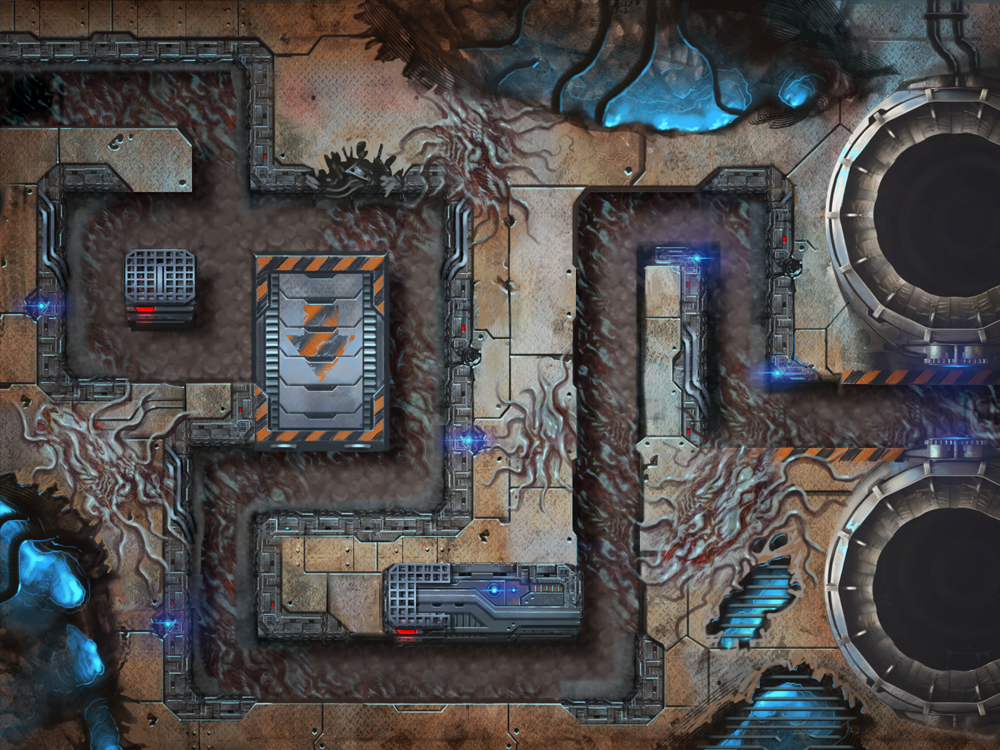

A 2D game scene composited from a Tiled map and its tileset images. What follows is a short description and the map's XML, with every tile layer's data as written:
An orthogonal 20x15 tile map with 50x50 px tiles, 1 tile layer (块层 1) and 33 objects (18x space, 15x point).

<map version="1.2" tiledversion="1.2.3" orientation="orthogonal" renderorder="right-down" width="20" height="15" tilewidth="50" tileheight="50" infinite="0" nextlayerid="3" nextobjectid="58">
 <tileset firstgid="1" name="map3" tilewidth="50" tileheight="50" tilecount="300" columns="20">
  <image source="map3.png" width="1024" height="768" />
 </tileset>
 <layer id="1" name="块层 1" width="20" height="15">
  <data encoding="csv">
1,2,3,4,5,6,7,8,9,10,11,12,13,14,15,16,17,18,19,20,
21,22,23,24,25,26,27,28,29,30,31,32,33,34,35,36,37,38,39,40,
41,42,43,44,45,46,47,48,49,50,51,52,53,54,55,56,57,58,59,60,
61,62,63,64,65,66,67,68,69,70,71,72,73,74,75,76,77,78,79,80,
81,82,83,84,85,86,87,88,89,90,91,92,93,94,95,96,97,98,99,100,
101,102,103,104,105,106,107,108,109,110,111,112,113,114,115,116,117,118,119,120,
121,122,123,124,125,126,127,128,129,130,131,132,133,134,135,136,137,138,139,140,
141,142,143,144,145,146,147,148,149,150,151,152,153,154,155,156,157,158,159,160,
161,162,163,164,165,166,167,168,169,170,171,172,173,174,175,176,177,178,179,180,
181,182,183,184,185,186,187,188,189,190,191,192,193,194,195,196,197,198,199,200,
201,202,203,204,205,206,207,208,209,210,211,212,213,214,215,216,217,218,219,220,
221,222,223,224,225,226,227,228,229,230,231,232,233,234,235,236,237,238,239,240,
241,242,243,244,245,246,247,248,249,250,251,252,253,254,255,256,257,258,259,260,
261,262,263,264,265,266,267,268,269,270,271,272,273,274,275,276,277,278,279,280,
281,282,283,284,285,286,287,288,289,290,291,292,293,294,295,296,297,298,299,300
</data>
 </layer>
 <objectgroup id="2" name="对象层 1">
  <object id="24" type="space" x="-3.33333" y="-2" width="314.667" height="64" />
  <object id="25" type="space" x="248" y="0.666667" width="611.333" height="195.333" />
  <object id="27" type="space" x="786.667" y="0" width="212" height="105.333" />
  <object id="28" type="space" x="-0.666667" y="128" width="193.333" height="66.6667" />
  <object id="29" type="space" x="-1.33333" y="127" width="62.6667" height="327.333" />
  <object id="30" type="space" x="-2.66667" y="380" width="306" height="69.3333" />
  <object id="31" type="space" x="249.333" y="250" width="142.667" height="198.667" />
  <object id="32" type="space" x="98.6667" y="381.333" width="96.6667" height="368.667" />
  <object id="33" type="space" x="446.667" y="142" width="130" height="422.667" />
  <object id="34" type="space" x="252.667" y="511.333" width="328.667" height="130" />
  <object id="35" type="space" x="768.667" y="140" width="82.6667" height="245.333" />
  <object id="36" type="space" x="768" y="298.667" width="234.667" height="86" />
  <object id="37" type="space" x="640" y="243.333" width="69.3333" height="268" />
  <object id="38" type="space" x="641.333" y="450" width="360" height="59.3333" />
  <object id="39" type="space" x="641.333" y="450" width="210" height="300.667" />
  <object id="40" type="space" x="781.333" y="697.333" width="220" height="52" />
  <object id="41" type="space" x="119.333" y="701" width="591.333" height="50" />
  <object id="46" type="space" x="123.333" y="249.333" width="72" height="55.3333" />
  <object id="42" type="point" x="0.666667" y="64.6667">
   <properties>
    <property name="dir" value="right" />
    <property name="index" type="int" value="0" />
   </properties>
   <point />
  </object>
  <object id="43" type="point" x="201.333" y="68">
   <properties>
    <property name="dir" value="down" />
    <property name="index" type="int" value="1" />
   </properties>
   <point />
  </object>
  <object id="44" type="point" x="200" y="319.333">
   <properties>
    <property name="dir" value="left" />
    <property name="index" type="int" value="2" />
   </properties>
   <point />
  </object>
  <object id="45" type="point" x="64" y="318">
   <properties>
    <property name="dir" value="up" />
    <property name="index" type="int" value="3" />
   </properties>
   <point />
  </object>
  <object id="47" type="point" x="66" y="204">
   <properties>
    <property name="dir" value="right" />
    <property name="index" type="int" value="4" />
   </properties>
   <point />
  </object>
  <object id="48" type="point" x="398" y="200.667">
   <properties>
    <property name="dir" value="down" />
    <property name="index" type="int" value="5" />
   </properties>
   <point />
  </object>
  <object id="49" type="point" x="395.333" y="452.667">
   <properties>
    <property name="dir" value="left" />
    <property name="index" type="int" value="6" />
   </properties>
   <point />
  </object>
  <object id="50" type="point" x="199.333" y="454">
   <properties>
    <property name="dir" value="down" />
    <property name="index" type="int" value="7" />
   </properties>
   <point />
  </object>
  <object id="51" type="point" x="201.333" y="647.333">
   <properties>
    <property name="dir" value="right" />
    <property name="index" type="int" value="8" />
   </properties>
   <point />
  </object>
  <object id="52" type="point" x="583" y="647.333">
   <properties>
    <property name="dir" value="up" />
    <property name="index" type="int" value="9" />
   </properties>
   <point />
  </object>
  <object id="53" type="point" x="582" y="203.333">
   <properties>
    <property name="dir" value="right" />
    <property name="index" type="int" value="10" />
   </properties>
   <point />
  </object>
  <object id="54" type="point" x="712.667" y="200.667">
   <properties>
    <property name="dir" value="down" />
    <property name="index" type="int" value="11" />
   </properties>
   <point />
  </object>
  <object id="55" type="point" x="710.667" y="395">
   <properties>
    <property name="dir" value="right" />
    <property name="index" type="int" value="12" />
   </properties>
   <point />
  </object>
  <object id="56" type="point" x="770" y="394.333">
   <properties>
    <property name="dir" value="right" />
    <property name="index" type="int" value="13" />
   </properties>
   <point />
  </object>
  <object id="57" type="point" x="966.667" y="390.333">
   <properties>
    <property name="dir" value="right" />
    <property name="index" type="int" value="14" />
   </properties>
   <point />
  </object>
 </objectgroup>
</map>
